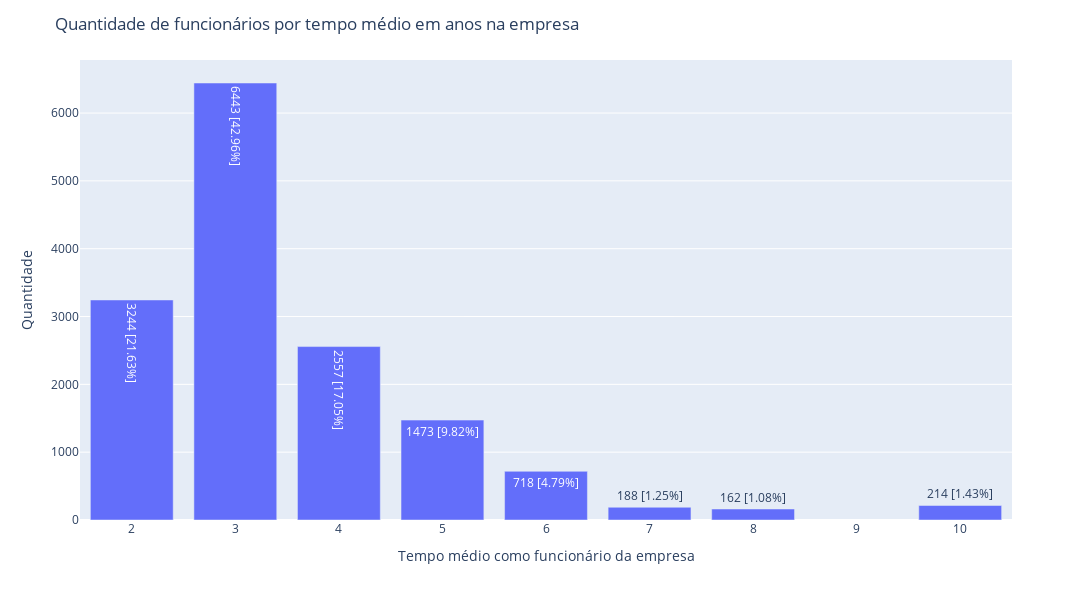

The code cell stored with this chart in its notebook:
### Code cell
exibeBarplot(df_ind, coluna='tempo_empresa', xlabel='Tempo médio como funcionário da empresa', ylabel='Quantidade', 
                width=1300, height=600, title='Quantidade de funcionários por tempo médio em anos na empresa')

### Figure 1 — Plotly figure (JSON) as saved in the notebook; plotly's stock layout.template omitted (floating-point values rounded to 4 significant figures)
{"data": [{"alignmentgroup": "True", "hovertemplate": "x=%{x}<br>y=%{y}<br>text=%{text}<extra></extra>", "legendgroup": "", "marker": {"color": "#636efa", "pattern": {"shape": ""}}, "name": "", "offsetgroup": "", "orientation": "v", "showlegend": false, "text": ["3244 [21.63%]", "6443 [42.96%]", "2557 [17.05%]", "1473 [9.82%]", "718 [4.79%]", "188 [1.25%]", "162 [1.08%]", "214 [1.43%]"], "textposition": "auto", "type": "bar", "x": [2, 3, 4, 5, 6, 7, 8, 10], "xaxis": "x", "y": [3244, 6443, 2557, 1473, 718, 188, 162, 214], "yaxis": "y"}], "layout": {"autosize": false, "barmode": "relative", "height": 600, "legend": {"tracegroupgap": 0}, "margin": {"t": 60}, "title": {"text": "<span>Quantidade de funcionários por tempo médio em anos na empresa</span>"}, "width": 1300, "xaxis": {"anchor": "y", "domain": [0, 1], "title": {"text": "<span>Tempo médio como funcionário da empresa</span>"}}, "yaxis": {"anchor": "x", "domain": [0, 1], "title": {"text": "<span>Quantidade</span>"}}}}
